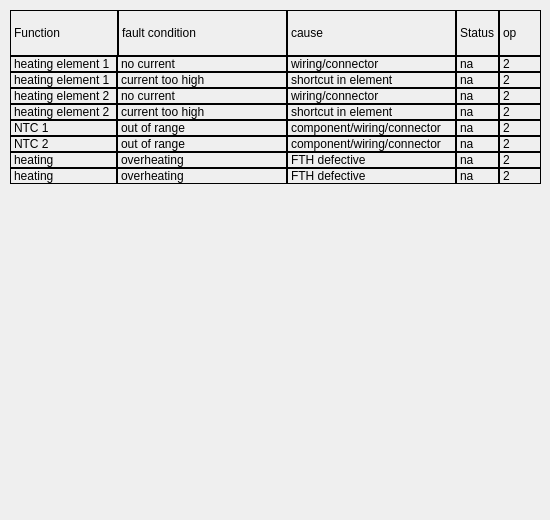
       <widget class="QWidget" name="pg_fth">
        <widget class="QWidget" name="verticalLayoutWidget_6">
         <property name="geometry">
          <rect>
           <x>10</x>
           <y>10</y>
           <width>531</width>
           <height>501</height>
          </rect>
         </property>
         <layout class="QVBoxLayout" name="verticalLayout_6" stretch="1,10">
          <property name="spacing">
           <number>0</number>
          </property>
          <item>
           <layout class="QHBoxLayout" name="horizontalLayout_7" stretch="2,4,4,1,1">
            <property name="spacing">
             <number>0</number>
            </property>
            <item>
             <widget class="QLabel" name="label_105">
              <property name="frameShape">
               <enum>QFrame::Panel</enum>
              </property>
              <property name="text">
               <string>Function                </string>
              </property>
             </widget>
            </item>
            <item>
             <widget class="QLabel" name="label_106">
              <property name="frameShape">
               <enum>QFrame::Panel</enum>
              </property>
              <property name="text">
               <string>fault condition</string>
              </property>
             </widget>
            </item>
            <item>
             <widget class="QLabel" name="label_107">
              <property name="frameShape">
               <enum>QFrame::Panel</enum>
              </property>
              <property name="text">
               <string>cause</string>
              </property>
             </widget>
            </item>
            <item>
             <widget class="QLabel" name="label_108">
              <property name="frameShape">
               <enum>QFrame::Panel</enum>
              </property>
              <property name="text">
               <string>Status</string>
              </property>
             </widget>
            </item>
            <item>
             <widget class="QLabel" name="label_109">
              <property name="frameShape">
               <enum>QFrame::Panel</enum>
              </property>
              <property name="text">
               <string>op</string>
              </property>
             </widget>
            </item>
           </layout>
          </item>
          <item>
           <layout class="QGridLayout" name="gridLayout_6" columnstretch="2,4,4,1,1">
            <property name="spacing">
             <number>0</number>
            </property>
            <item row="2" column="0">
             <widget class="QLabel" name="label_113">
              <property name="frameShape">
               <enum>QFrame::Panel</enum>
              </property>
              <property name="text">
               <string>heating element 2 </string>
              </property>
             </widget>
            </item>
            <item row="5" column="0">
             <widget class="QLabel" name="label_112">
              <property name="frameShape">
               <enum>QFrame::Panel</enum>
              </property>
              <property name="text">
               <string>NTC 2 </string>
              </property>
             </widget>
            </item>
            <item row="0" column="1">
             <widget class="QLabel" name="label_110">
              <property name="frameShape">
               <enum>QFrame::Panel</enum>
              </property>
              <property name="text">
               <string>no current</string>
              </property>
             </widget>
            </item>
            <item row="4" column="0">
             <widget class="QLabel" name="label_111">
              <property name="frameShape">
               <enum>QFrame::Panel</enum>
              </property>
              <property name="text">
               <string>NTC 1 </string>
              </property>
             </widget>
            </item>
            <item row="7" column="3">
             <widget class="QLabel" name="lb_bit_47">
              <property name="frameShape">
               <enum>QFrame::Panel</enum>
              </property>
              <property name="text">
               <string>na</string>
              </property>
             </widget>
            </item>
            <item row="7" column="0">
             <widget class="QLabel" name="label_115">
              <property name="frameShape">
               <enum>QFrame::Panel</enum>
              </property>
              <property name="text">
               <string>heating</string>
              </property>
             </widget>
            </item>
            <item row="6" column="0">
             <widget class="QLabel" name="label_116">
              <property name="frameShape">
               <enum>QFrame::Panel</enum>
              </property>
              <property name="text">
               <string>heating</string>
              </property>
             </widget>
            </item>
            <item row="2" column="3">
             <widget class="QLabel" name="lb_bit_42">
              <property name="frameShape">
               <enum>QFrame::Panel</enum>
              </property>
              <property name="text">
               <string>na</string>
              </property>
             </widget>
            </item>
            <item row="3" column="3">
             <widget class="QLabel" name="lb_bit_43">
              <property name="frameShape">
               <enum>QFrame::Panel</enum>
              </property>
              <property name="text">
               <string>na</string>
              </property>
             </widget>
            </item>
            <item row="3" column="0">
             <widget class="QLabel" name="label_119">
              <property name="frameShape">
               <enum>QFrame::Panel</enum>
              </property>
              <property name="text">
               <string>heating element 2 </string>
              </property>
             </widget>
            </item>
            <item row="0" column="4">
             <widget class="QLabel" name="label_120">
              <property name="frameShape">
               <enum>QFrame::Panel</enum>
              </property>
              <property name="text">
               <string>2</string>
              </property>
             </widget>
            </item>
            <item row="1" column="3">
             <widget class="QLabel" name="lb_bit_41">
              <property name="frameShape">
               <enum>QFrame::Panel</enum>
              </property>
              <property name="text">
               <string>na</string>
              </property>
             </widget>
            </item>
            <item row="0" column="0">
             <widget class="QLabel" name="label_122">
              <property name="frameShape">
               <enum>QFrame::Panel</enum>
              </property>
              <property name="text">
               <string>heating element 1</string>
              </property>
             </widget>
            </item>
            <item row="1" column="0">
             <widget class="QLabel" name="label_123">
              <property name="frameShape">
               <enum>QFrame::Panel</enum>
              </property>
              <property name="text">
               <string>heating element 1</string>
              </property>
             </widget>
            </item>
            <item row="0" column="2">
             <widget class="QLabel" name="label_124">
              <property name="frameShape">
               <enum>QFrame::Panel</enum>
              </property>
              <property name="text">
               <string>wiring/connector</string>
              </property>
             </widget>
            </item>
            <item row="0" column="3">
             <widget class="QLabel" name="lb_bit_40">
              <property name="frameShape">
               <enum>QFrame::Panel</enum>
              </property>
              <property name="text">
               <string>na</string>
              </property>
             </widget>
            </item>
            <item row="4" column="3">
             <widget class="QLabel" name="lb_bit_44">
              <property name="frameShape">
               <enum>QFrame::Panel</enum>
              </property>
              <property name="text">
               <string>na</string>
              </property>
             </widget>
            </item>
            <item row="5" column="3">
             <widget class="QLabel" name="lb_bit_45">
              <property name="frameShape">
               <enum>QFrame::Panel</enum>
              </property>
              <property name="text">
               <string>na</string>
              </property>
             </widget>
            </item>
            <item row="6" column="3">
             <widget class="QLabel" name="lb_bit_46">
              <property name="frameShape">
               <enum>QFrame::Panel</enum>
              </property>
              <property name="text">
               <string>na</string>
              </property>
             </widget>
            </item>
            <item row="1" column="1">
             <widget class="QLabel" name="label_177">
              <property name="frameShape">
               <enum>QFrame::Panel</enum>
              </property>
              <property name="text">
               <string>current too high</string>
              </property>
             </widget>
            </item>
            <item row="1" column="2">
             <widget class="QLabel" name="label_178">
              <property name="frameShape">
               <enum>QFrame::Panel</enum>
              </property>
              <property name="text">
               <string>shortcut in element</string>
              </property>
             </widget>
            </item>
            <item row="2" column="1">
             <widget class="QLabel" name="label_179">
              <property name="frameShape">
               <enum>QFrame::Panel</enum>
              </property>
              <property name="text">
               <string>no current</string>
              </property>
             </widget>
            </item>
            <item row="3" column="1">
             <widget class="QLabel" name="label_180">
              <property name="frameShape">
               <enum>QFrame::Panel</enum>
              </property>
              <property name="text">
               <string>current too high</string>
              </property>
             </widget>
            </item>
            <item row="4" column="1">
             <widget class="QLabel" name="label_181">
              <property name="frameShape">
               <enum>QFrame::Panel</enum>
              </property>
              <property name="text">
               <string>out of range</string>
              </property>
             </widget>
            </item>
            <item row="5" column="1">
             <widget class="QLabel" name="label_182">
              <property name="frameShape">
               <enum>QFrame::Panel</enum>
              </property>
              <property name="text">
               <string>out of range</string>
              </property>
             </widget>
            </item>
            <item row="6" column="1">
             <widget class="QLabel" name="label_183">
              <property name="frameShape">
               <enum>QFrame::Panel</enum>
              </property>
              <property name="text">
               <string>overheating </string>
              </property>
             </widget>
            </item>
            <item row="7" column="1">
             <widget class="QLabel" name="label_184">
              <property name="frameShape">
               <enum>QFrame::Panel</enum>
              </property>
              <property name="text">
               <string>overheating </string>
              </property>
             </widget>
            </item>
            <item row="2" column="2">
             <widget class="QLabel" name="label_185">
              <property name="frameShape">
               <enum>QFrame::Panel</enum>
              </property>
              <property name="text">
               <string>wiring/connector</string>
              </property>
             </widget>
            </item>
            <item row="3" column="2">
             <widget class="QLabel" name="label_186">
              <property name="frameShape">
               <enum>QFrame::Panel</enum>
              </property>
              <property name="text">
               <string>shortcut in element</string>
              </property>
             </widget>
            </item>
            <item row="4" column="2">
             <widget class="QLabel" name="label_187">
              <property name="frameShape">
               <enum>QFrame::Panel</enum>
              </property>
              <property name="text">
               <string>component/wiring/connector</string>
              </property>
             </widget>
            </item>
            <item row="5" column="2">
             <widget class="QLabel" name="label_188">
              <property name="frameShape">
               <enum>QFrame::Panel</enum>
              </property>
              <property name="text">
               <string>component/wiring/connector</string>
              </property>
             </widget>
            </item>
            <item row="6" column="2">
             <widget class="QLabel" name="label_189">
              <property name="frameShape">
               <enum>QFrame::Panel</enum>
              </property>
              <property name="text">
               <string>FTH defective</string>
              </property>
             </widget>
            </item>
            <item row="7" column="2">
             <widget class="QLabel" name="label_190">
              <property name="frameShape">
               <enum>QFrame::Panel</enum>
              </property>
              <property name="text">
               <string>FTH defective</string>
              </property>
             </widget>
            </item>
            <item row="1" column="4">
             <widget class="QLabel" name="label_102">
              <property name="frameShape">
               <enum>QFrame::Panel</enum>
              </property>
              <property name="text">
               <string>2</string>
              </property>
             </widget>
            </item>
            <item row="2" column="4">
             <widget class="QLabel" name="label_103">
              <property name="frameShape">
               <enum>QFrame::Panel</enum>
              </property>
              <property name="text">
               <string>2</string>
              </property>
             </widget>
            </item>
            <item row="3" column="4">
             <widget class="QLabel" name="label_104">
              <property name="frameShape">
               <enum>QFrame::Panel</enum>
              </property>
              <property name="text">
               <string>2</string>
              </property>
             </widget>
            </item>
            <item row="4" column="4">
             <widget class="QLabel" name="label_117">
              <property name="frameShape">
               <enum>QFrame::Panel</enum>
              </property>
              <property name="text">
               <string>2</string>
              </property>
             </widget>
            </item>
            <item row="5" column="4">
             <widget class="QLabel" name="label_118">
              <property name="frameShape">
               <enum>QFrame::Panel</enum>
              </property>
              <property name="text">
               <string>2</string>
              </property>
             </widget>
            </item>
            <item row="6" column="4">
             <widget class="QLabel" name="label_121">
              <property name="frameShape">
               <enum>QFrame::Panel</enum>
              </property>
              <property name="text">
               <string>2</string>
              </property>
             </widget>
            </item>
            <item row="7" column="4">
             <widget class="QLabel" name="label_125">
              <property name="frameShape">
               <enum>QFrame::Panel</enum>
              </property>
              <property name="text">
               <string>2</string>
              </property>
             </widget>
            </item>
            <item row="8" column="2">
             <spacer name="verticalSpacer_7">
              <property name="orientation">
               <enum>Qt::Vertical</enum>
              </property>
              <property name="sizeHint" stdset="0">
               <size>
                <width>20</width>
                <height>40</height>
               </size>
              </property>
             </spacer>
            </item>
           </layout>
          </item>
         </layout>
        </widget>
       </widget>
